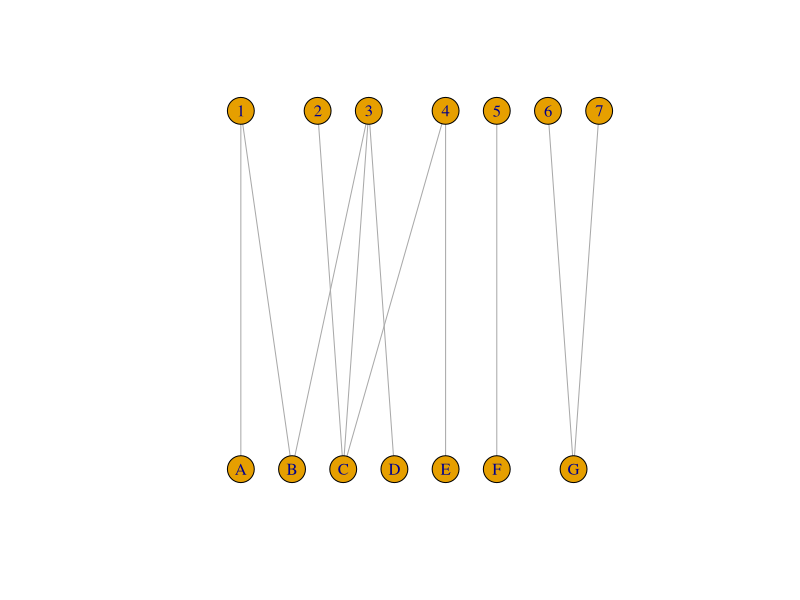
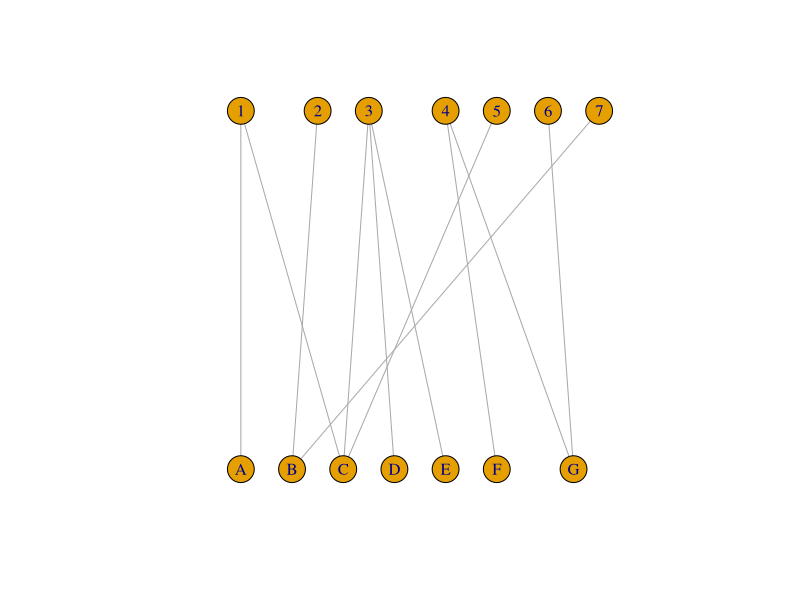
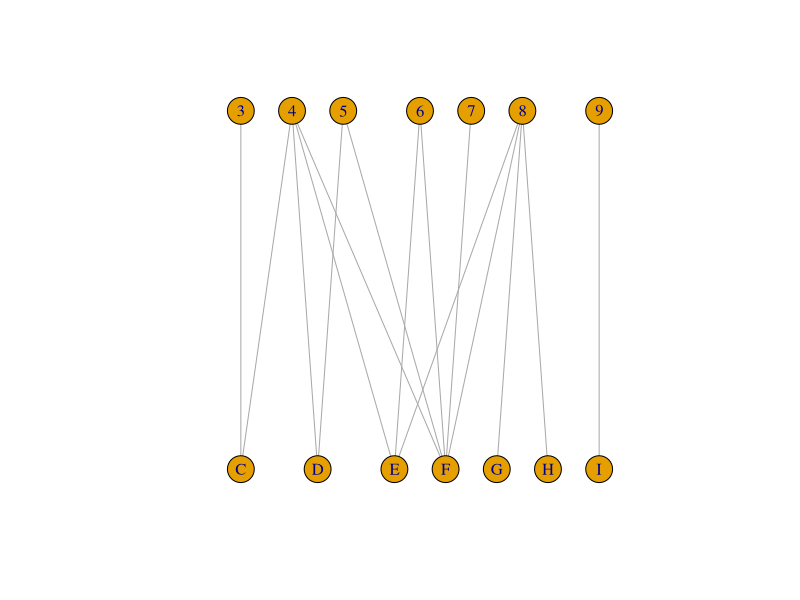
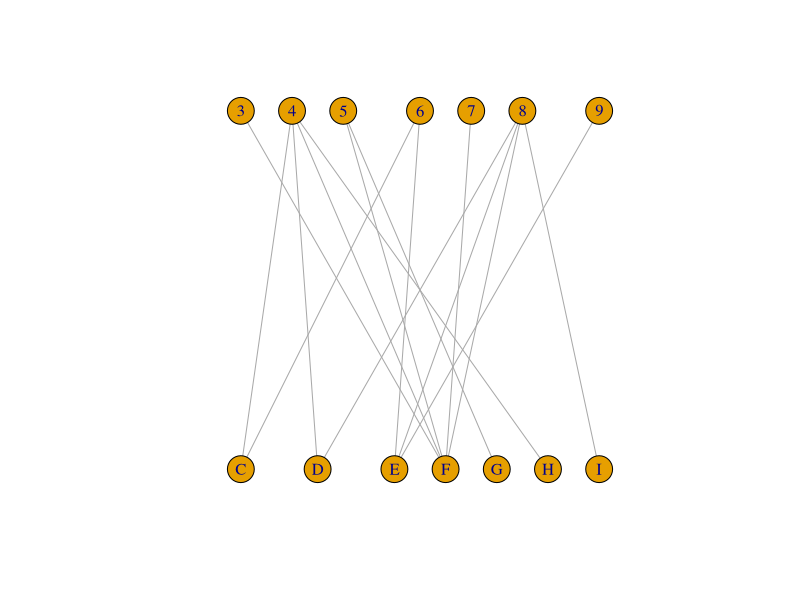
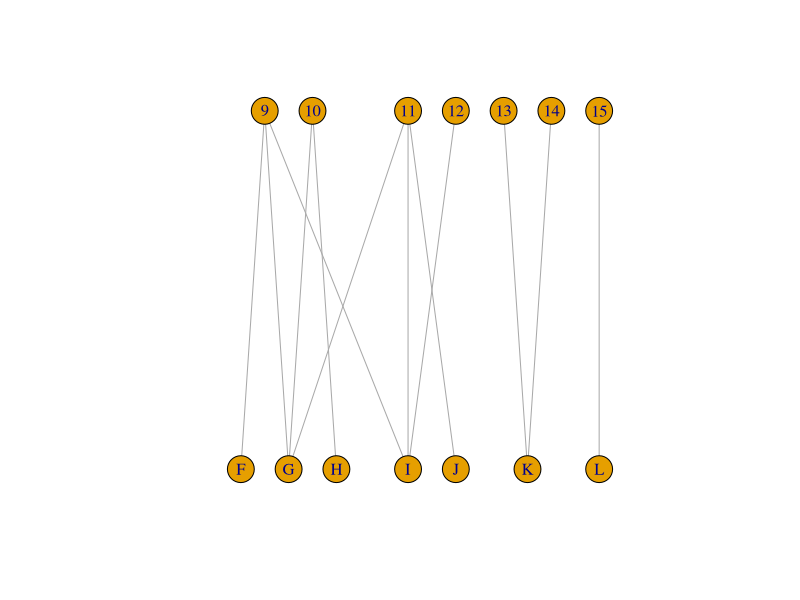
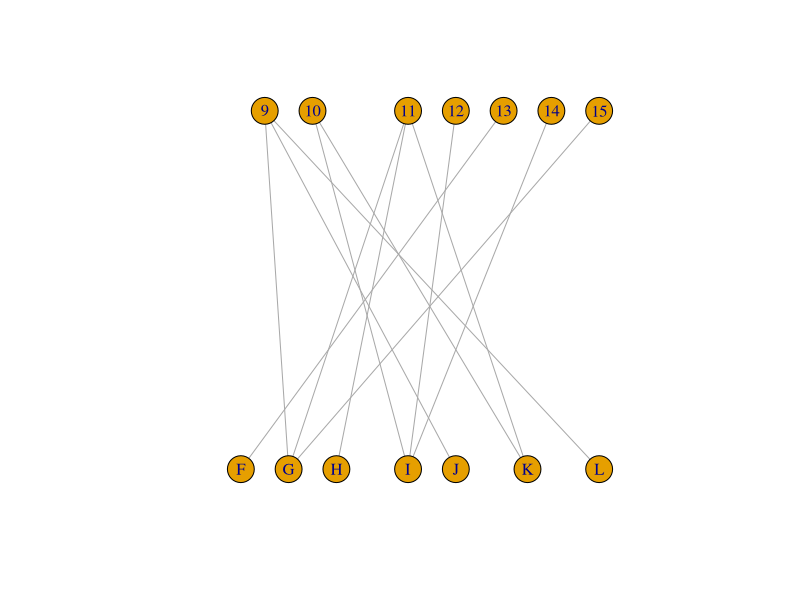
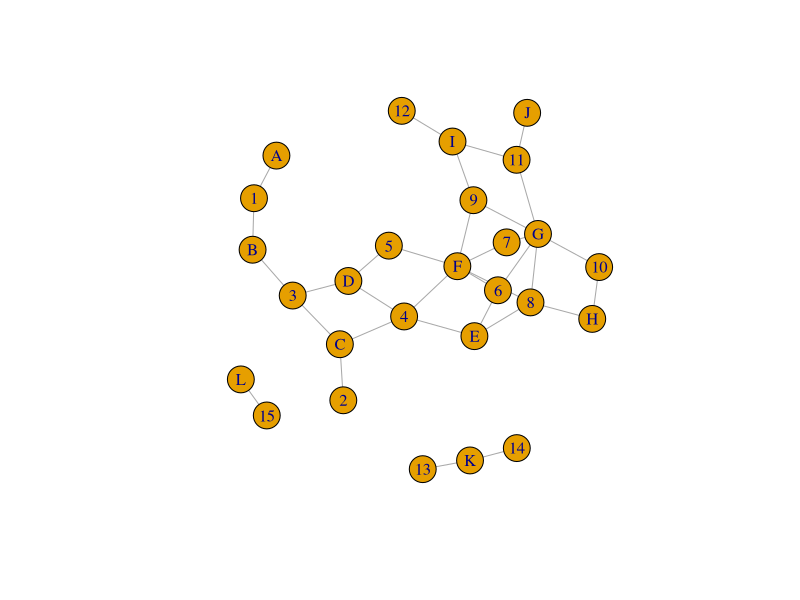
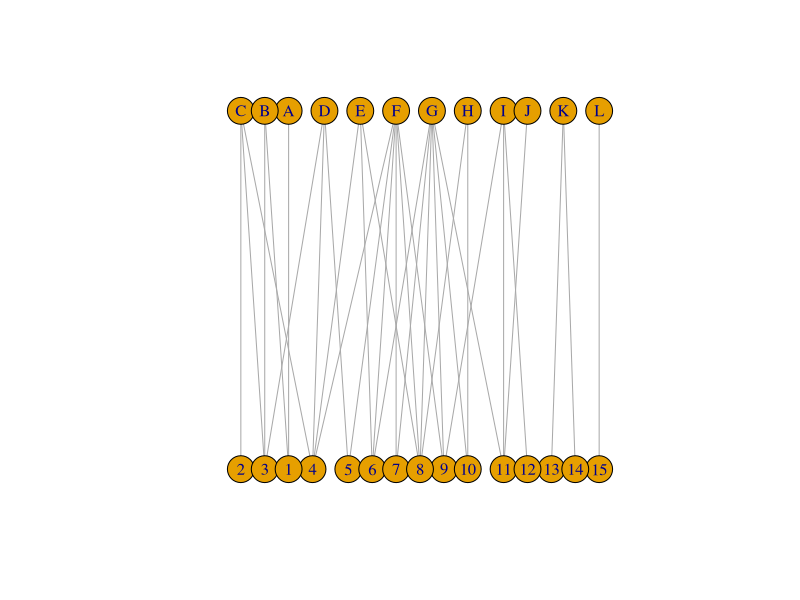

Generate these figures, in order, with R: (Note: this script raises an error after producing the figures.)
## ---- chunk 1
library(vegan)
library(magrittr)
library(igraph)

nplant <- 7
npol <- 7

set.seed(1)

mat1 <- matrix(ncol=nplant, nrow=npol, 0)
mat1[sample(1:length(mat1), replace=FALSE, size=10)] <- 1 #add in 20 random interactions
mat1[3,1] <- 1 #remove missing

colnames(mat1) <- c("C","A","B","F","G","D","E")
rownames(mat1) <- c("4","5","2","3","6","7","1")

mat1null <- vegan::nullmodel(mat1, method = "quasiswap") %>% simulate(., nsim = 1) %>% matrix(., ncol=nplant, nrow=npol)

colnames(mat1null) <- c("C","A","B","F","G","D","E")
rownames(mat1null) <- c("4","5","2","3","6","7","1")


g1 <- igraph::graph_from_incidence_matrix(mat1, directed=F) 
g1null <- igraph::graph_from_incidence_matrix(mat1null, directed=F) 

plot(g1, layout=layout_as_bipartite(g1))
plot(g1null, layout=layout_as_bipartite(g1))
## ---- chunk 2
set.seed(2)

mat2 <- matrix(ncol=nplant, nrow=npol, 0)
mat2[sample(1:length(mat2), replace=FALSE, size=10)] <- 1 #add in 20 random interactions
mat2[3,7] <- 1 #remove missing
mat2[7,7] <- 1 #remove missing
mat2[7,4] <- 1 #remove missing
mat2[7,6] <- 1 #remove missing
mat2[2,7] <- 1

colnames(mat2) <- c("I","D","E","G","C","H","F")
rownames(mat2) <- c("4","7","6","3","5","9","8")

mat2null <- vegan::nullmodel(mat2, method = "quasiswap") %>% simulate(., nsim = 1) %>% matrix(., ncol=nplant, nrow=npol)
colnames(mat2null) <- c("I","D","E","G","C","H","F")
rownames(mat2null) <- c("4","7","6","3","5","9","8")

g2 <- igraph::graph_from_incidence_matrix(mat2, directed=F) 
g2null <- igraph::graph_from_incidence_matrix(mat2null, directed=F) 

plot(g2, layout=layout_as_bipartite(g2))
plot(g2null, layout=layout_as_bipartite(g2))
## ---- chunk 3
set.seed(3)

mat3 <- matrix(ncol=nplant, nrow=npol, 0)
mat3[sample(1:length(mat3), replace=FALSE, size=10)] <- 1 #add in 20 random interactions
mat3[2,4] <- 1
mat3[7,4] <- 1

colnames(mat3) <- c("F","G","L","K","H","I","J")
rownames(mat3) <- c("11","13","10","12","9","15","14")

mat3null <- vegan::nullmodel(mat3, method = "quasiswap") %>% simulate(., nsim = 1) %>% matrix(., ncol=nplant, nrow=npol)
colnames(mat3null) <- c("F","G","L","K","H","I","J")
rownames(mat3null) <- c("11","13","10","12","9","15","14")

g3 <- igraph::graph_from_incidence_matrix(mat3, directed=F) 
g3null <- igraph::graph_from_incidence_matrix(mat3null, directed=F) 

plot(g3, layout=layout_as_bipartite(g3))
plot(g3null, layout=layout_as_bipartite(g3))
## ---- chunk 4

metaweb <- igraph::union(g1, g2, g3)
V(metaweb)
V(metaweb)$type <- c(rep(T,7), rep(F,7),rep(T,2),rep(F,2),rep(T,6),rep(F,3))

plot(metaweb)
plot(metaweb, layout=layout_as_bipartite(metaweb))

metaNull <- igraph::union(g1null, g2null, g3null)
plot(metaNull, layout=layout_as_bipartite(metaweb))

set.seed(1)
lyt <- layout_as_bipartite(metaweb)
lyt[7,1] <- 0
lyt[3,1] <- 1
lyt[4,1] <- 2

lyt[8,1] <- 2
lyt[9,1] <- 0

plot(metaweb, layout=lyt)
plot(metaNull, layout=lyt)
## ---- chunk 5
library(scales)
# colors by node type
V(g1)$color <- ifelse(in_giant, "black", "white")
V(g1)$frame.color <- "black"
V(g1)$label.color <- ifelse(in_giant, "black", "white")



cent <- igraph::centralization.closeness(g1)$res   # your numeric centrality vector

comp <- components(g1)
biggest <- which.max(comp$csize)
in_giant <- comp$membership == biggest   # TRUE for nodes in the largest component

col_fun <- col_numeric(
    palette = c("gold", "red"),
    domain  = range(cent, na.rm=T)
)


cols <- ifelse(in_giant, col_fun(cent), "black")
V(g1)$color <- cols





# edge aesthetics
E(g1)$lwd <- 75   # thicker edges
E(g1)$color <- "grey20"
## ---- chunk 6

prettygraph <- function(graphint){
comp <- components(graphint)
biggest <- which.max(comp$csize)
in_giant <- comp$membership == biggest   # TRUE for nodes in the largest component
  # colors by node type
V(graphint)$color <- ifelse(in_giant, "black", "white")
V(graphint)$frame.color <- "black"
V(graphint)$label.color <- ifelse(in_giant, "black", "white")

cent <- igraph::centralization.closeness(graphint)$res   # your numeric centrality vector


col_fun <- col_numeric(
    palette = c("gold", "red"),
    domain  = range(cent, na.rm=T)
)

cols <- ifelse(in_giant, col_fun(cent), "black")
V(graphint)$color <- cols

# edge aesthetics
E(graphint)$lwd <- 70   # thicker edges
E(graphint)$color <- "black"
return(graphint)
}

g1 <- prettygraph(g1)
g2 <- prettygraph(g2)
g3 <- prettygraph(g3)

g1null <- prettygraph(g1null)
g2null <- prettygraph(g2null)
g3null <- prettygraph(g3null)

plot(g1, layout=layout_as_bipartite(g1), edge.width = 5, vertex.size=28)
plot(g1null, layout=layout_as_bipartite(g1), edge.width = 5, vertex.size=28)
plot(g2, layout=layout_as_bipartite(g2), edge.width = 5, vertex.size=28)
plot(g2null, layout=layout_as_bipartite(g2), edge.width = 5, vertex.size=28)
plot(g3, layout=layout_as_bipartite(g3), edge.width = 5, vertex.size=28)
plot(g3null, layout=layout_as_bipartite(g3), edge.width = 5, vertex.size=28)
## ---- chunk 7
metapret <- prettygraph(metaweb)
metaNullpret <- prettygraph(metaNull)

plot(metapret, layout=layout_as_bipartite(metapret), edge.width = 3, vertex.size=15)
plot(metaNullpret, layout=layout_as_bipartite(metapret), edge.width = 3, vertex.size=15)
